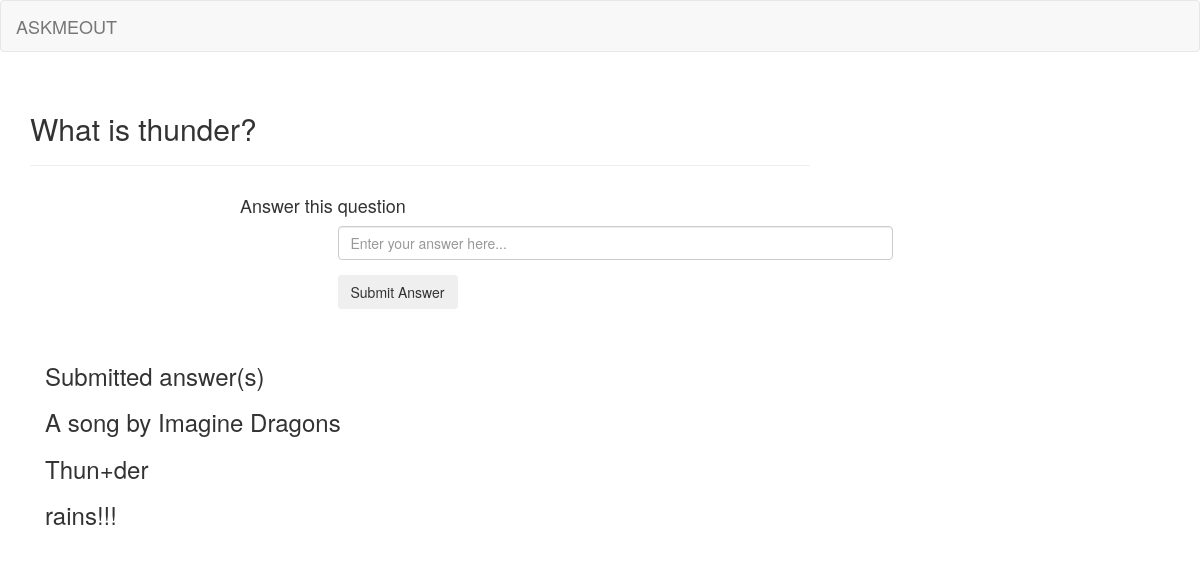
Screenshot of /questionDetail/2 with the database file from the repository.
### app/models.py (models this page shows)
class Question(models.Model):
	name = models.TextField(max_length = 500)
	uid = models.CharField(max_length=500)
	qid=models.IntegerField(primary_key=True)
	boolValue = models.BooleanField(default=False)

class Answer(VoteModel, models.Model):
	name = models.TextField(max_length = 500)
	uid = models.CharField(max_length = 500)
	quesid=models.IntegerField()
	aid=models.CharField(max_length = 500)
	voting = models.IntegerField()

### app/views.py (the view)
# urls.py: url(r'^questionDetail/(\d+)$', views.questionDetail),
def questionDetail(request,id):
    answer = Answer.objects.filter(quesid = id)
    question = Question.objects.get(qid = id)
    print(question)
    return render(request,'questionDetail.html',{'question':question, 'answer':answer})

### app/templates/questionDetail.html (shortened to what this page needs)
{% extends 'base.html' %}
{% block content %}
    <div class="post row">
        <div class="col-2 date">
            <h2>{{ question.name }}</h2><hr>
        </div>
        <div class="inner-bg">
                <div class="container">
                    <div class="row">
                         <div class="col-sm-8 col-sm-offset-2 text">
                           <h4> Answer this question</h4>
                        </div>
                    </div>
                    <div class="row">
                        <div class="col-sm-6 col-sm-offset-3 form-box">
                            <div class="form-bottom contact-form">
                                <form role="form" action="/sendAns/{{question.qid}}" method="post">{% csrf_token %}
                                    <div class="form-group">
                                        <input type="text" name="ansname" placeholder="Enter your answer here..." class="ansname form-control" id="ansname">
                                    </div>
                                    <button type="submit" class="btn">Submit Answer</button>
                                </form>
                            </div>
                        </div>
                    </div>
                </div>
            </div>
        </div>
</div>
    </div><br/>
    <h3>Submitted answer(s)</h3>
<div>
{% for question in answer %}
    <h3>{{ question.name }}<h3>
{% endfor %}
</div>
{% endblock %}

### rows the page displays
Question: name "What is thunder?"
Answer: name "A song by Imagine Dragons"
Answer: name "Thun+der"
Answer: name "rains!!!"
